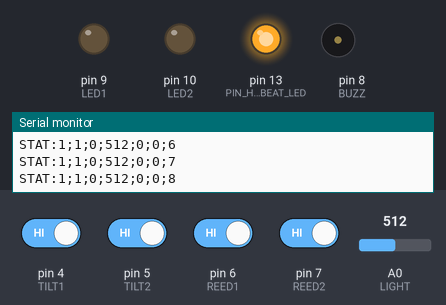
Simulated run of this sketch. Board: Arduino Uno, built with avr-gcc and run on an emulated ATmega328P. Parts: output pins drawn as LEDs (lit = HIGH), buzzer (waves = sounding, pin HIGH), the last lines printed to the serial monitor. Dashed ring = blinking. The inputs (shaded band) are chosen by the test bench; at power-on: pin 4 (TILT1), pin 5 (TILT2), pin 6 (REED1), pin 7 (REED2) HIGH, A0 (LIGHT) = 512.

Above: at 1.2 s.
1.3 s: pin 4 (TILT1) driven LOW
At 3.21 s:
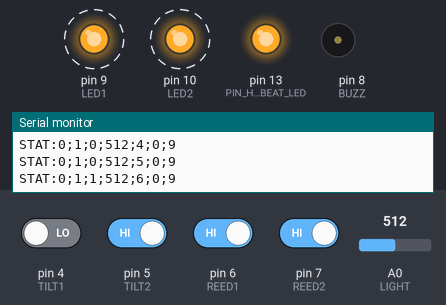
4.3 s: A0 (LIGHT) set to 993
7.3 s: A0 (LIGHT) set to 1009
10.3 s: pin 4 (TILT1) driven HIGH
At 11.4 s:
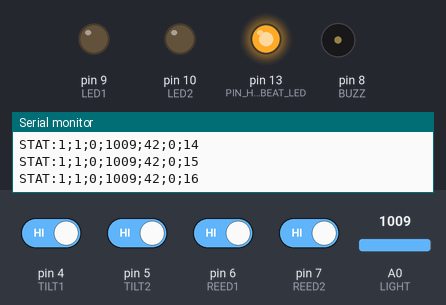
11.8 s: pin 5 (TILT2) driven LOW
At 11.97 s:
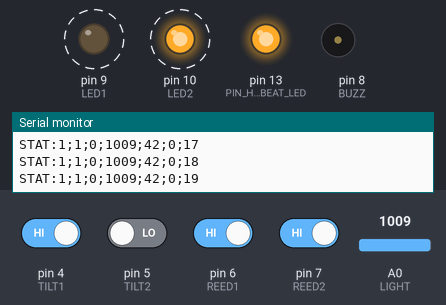
Timing chart, 0 to 15.8 s (numbered marks = the images above; inputs shaded):
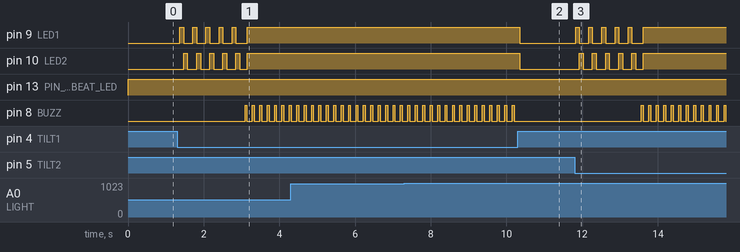

Measured:
- after the input at 1.3 s, pin 9 (LED1): alternates HIGH for 0.10 s and LOW for 0.24 s, 11 changes in all, then stays HIGH, starting after 0.07 s; pin 10 (LED2): alternates HIGH for 0.10 s and LOW for 0.24 s, 11 changes in all, then stays HIGH, starting after 0.17 s; pin 8 (BUZZ): alternates HIGH for 0.05 s and LOW for 0.14 s, starting after 1.8 s
- after the input at 10.3 s, pin 9 (LED1), pin 10 (LED2): HIGH → LOW after 0.05 s; pin 8 (BUZZ): stops changing and stays LOW
- after the input at 11.8 s, pin 9 (LED1): alternates HIGH for 0.10 s and LOW for 0.25 s, 11 changes in all, then stays HIGH, starting at once; pin 10 (LED2): alternates HIGH for 0.10 s and LOW for 0.25 s, 11 changes in all, then stays HIGH, starting after 0.12 s; pin 8 (BUZZ): alternates HIGH for 0.05 s and LOW for 0.15 s, starting after 1.8 s

The sketch:

SmartBackpack.ino
```cpp
/*
   Smart backpack project's firmware for Arduino based sensors management


   Sensors used:

   Created at 4th of March 2017
   by Vilius Kraujutis, Justas Riabovas, Povilas Brazys, Mindaugas Varkalys, Gražina Bočkutė et al.

   # Library dependencies

   # HC-05 BLUETOOTH

    If you want to use AT COMMANDS to configure HC-05 bluetooth module,
    you need to change BLUETOOTH_USE_AT_COMMANDS constant to true.

    You need to bring HC-05 into AT commands mode like this:
      - power off arduino
      - press and hold little button on HC-05 module
      - power on arduino (so it will power on BT module too)
      - wait until red LED on BT module will start flashing every 2s

    Serial should be in 9600 baud rate (although BTSerial will operate in 38400 baud rate).

      Most useful AT commands are
        AT : Ceck the connection.
        AT+NAME : See default name
        AT+ADDR : see default address
        AT+VERSION : See version
        AT+UART : See baudrate
        AT+ROLE: See role of bt module(1=master/0=slave)
        AT+RESET : Reset and exit AT mode
        AT+ORGL : Restore factory settings
        AT+PSWD: see default password

   # CONNECTION Scheme

   See PINS section below to see what actual constants mean

   ## BLUETOOTH
      - Connect the HC-05 TX to Arduino pin PIN_BLUETOOTH_RX.
      - Connect the HC-05 RX to Arduino pin PIN_BLUETOOTH_TX through a voltage divider.
*/


// PINS

#define BLUETOOTH_USE_AT_COMMANDS false
#define PIN_BLUETOOTH_RX 2
#define PIN_BLUETOOTH_TX 3
#define PIN_HEART_BEAT_LED 13

#define TILT1 4
#define TILT2 5
#define REED1 6
#define REED2 7
#define BUZZ 8
#define LED1 9
#define LED2 10
#define LIGHT A0

// INCLUDES

#include <SoftwareSerial.h>

// CONSTANTS

#define LED_BLINK_TIME 60

// VARIABLE INITIALIZATION

SoftwareSerial BTserial(PIN_BLUETOOTH_RX, PIN_BLUETOOTH_TX); // RX | TX // would be good to move to hardware RX/TX pins for better performance

// PRIMITIVE VARIABLES

boolean blinkLED = true;
boolean isButtonPressed = true;

//#define TILTSTAT ((Tilt1Stat == TILTFAIL) || (Tilt2Stat == TILTFAIL))
#define TILTOK  0
#define TILTFAIL 1
#define TILT_ALARM_CNT  5 //Counter of invalid values to start alarm
bool Tilt1Stat, Tilt2Stat, Reed1Stat, Reed2Stat, TiltStat;
long Tilt1Cnt, Tilt2Cnt, TiltOkCnt;
int TiltCnt = 0;

//Serial
String SerRx, BtRx;

//Light sensor
volatile int LSens = 0;
bool LStat;
#define DARK_THRESH 70 //light sensor. Daylight = ~10; Hidden with finger = ~90
#define BRIGHT 1
#define DARK  0

// SETUP

void setup() {
  Serial.begin(9600);
  Serial.println();
  Serial.println("Arduino is ready");
  Serial.println("Remember to select Both NL & CR in the serial monitor");

  // BLUETOOTH - HC-05 default serial speed for AT mode is 38400
  //BTserial.begin(38400); // for AT commands
  BTserial.begin(9600); // for AT commands

  // PIN MODES
  pinMode(TILT1, INPUT_PULLUP);
  pinMode(TILT2, INPUT_PULLUP);
  pinMode(REED1, INPUT_PULLUP);
  pinMode(REED2, INPUT_PULLUP);
  pinMode(PIN_HEART_BEAT_LED, OUTPUT);

  pinMode(BUZZ, OUTPUT);
  pinMode(LED1, OUTPUT);
  pinMode(LED2, OUTPUT);
  digitalWrite(BUZZ, LOW);
  digitalWrite(LED1, LOW);
  digitalWrite(LED2, LOW);

  pinMode(LIGHT, INPUT);
}

// PROGRAM LOOP

void loop() {
  if (BLUETOOTH_USE_AT_COMMANDS) {
    readFromBTserial();
    writeToBTserial();
    return;
  }

  //readButtonValue();
  heartBeatLED(true);

  //******************************************
  //LIGHT sensor
  //******************************************
  LSens = analogRead(LIGHT);
  if (LSens > 50)LStat = DARK;
  else LStat = BRIGHT;

  //******************************************
  //Tilt sensors
  //******************************************
  Tilt1Stat = digitalRead(TILT1);
  Tilt2Stat = digitalRead(TILT2);
  Reed1Stat = digitalRead(REED1);
  Reed2Stat = digitalRead(REED2);

  //******************************************
  // Control LEDS an BUZZ
  //******************************************

  TiltStat = TILTOK;
  if (Tilt1Stat ^ Tilt2Stat) { //sensors status not equal
    //inceremnt failed counters
    if (Tilt1Stat == TILTOK) Tilt1Cnt++;
    else Tilt2Cnt++;

    //Wait for n failed times
    if (TiltCnt >= TILT_ALARM_CNT) {
      BuzzBlink(50);
      LEDSOn();
      TiltStat = TILTFAIL;
    } else {
      TiltCnt++;
      if (LStat == DARK) LEDSBlink(100); //Blink in the dark
    }
  } else { //Sensor status equal
    TiltCnt = 0; //reset failed couter
    TiltOkCnt ++; //increment OK counter
    if (Tilt1Stat == TILTFAIL) { //Both sensors in not tilted, standby
      LEDSOff();
    } else { //Both sensors tilted, operating mode
      if (LStat == DARK) LEDSBlink(100); //Blink in the dark
      else LEDSOff();
    }
  }

  //******************************************
  //Terminal
  //******************************************

  //Print status to BT
  //if (BTserial.available()){
  BTserial.print("STAT:");
  BTserial.print(Tilt1Stat, DEC); BTserial.print(";");
  BTserial.print(Tilt2Stat, DEC); BTserial.print(";");
  BTserial.print(TiltStat, DEC); BTserial.print(";");
  BTserial.print(LSens, DEC); BTserial.print(";");
  BTserial.print(Tilt1Cnt, DEC); BTserial.print(";");
  BTserial.print(Tilt2Cnt, DEC); BTserial.print(";");
  BTserial.print(TiltOkCnt, DEC); BTserial.println();
  //}

  //Print status to terminal
  // if (Serial.available()){
  Serial.print("STAT:");
  Serial.print(Tilt1Stat, DEC); Serial.print(";");
  Serial.print(Tilt2Stat, DEC); Serial.print(";");
  Serial.print(TiltStat, DEC); Serial.print(";");
  Serial.print(LSens, DEC); Serial.print(";");
  Serial.print(Tilt1Cnt, DEC); Serial.print(";");
  Serial.print(Tilt2Cnt, DEC); Serial.print(";");
  Serial.print(TiltOkCnt, DEC); Serial.println();
  //  }

  //Receive data firstly from terminal, then, if no data reveived, from BT
  //do not read commands from COM (commented out)
  //SerRx = Serial.readString();
  //SerRx.remove(SerRx.indexOf("\n"));
  //SerRx.remove(SerRx.indexOf("\r"));
  if (SerRx == "") { //Get command from bluetooth if no command from COM port is received
//    SerRx = BTserial.readString(); // long operation!!!
    SerRx.remove(SerRx.indexOf("\n"));
    SerRx.remove(SerRx.indexOf("\r"));
  }

  //Process datav received command
  if (SerRx == "BUZZ:ON") digitalWrite(BUZZ, HIGH);
  if (SerRx == "BUZZ:OFF") digitalWrite(BUZZ, LOW);
  if (SerRx == "LED1:ON") digitalWrite(LED1, HIGH);
  if (SerRx == "LED1:OFF") digitalWrite(LED1, LOW);
  if (SerRx == "LED2:ON") digitalWrite(LED2, HIGH);
  if (SerRx == "LED2:OFF") digitalWrite(LED2, LOW);
  SerRx = "";

  heartBeatLED(false);
}

char receivedChar;
boolean newData = false;

void LEDSOn() {
  digitalWrite(LED1, HIGH);
  digitalWrite(LED2, HIGH);
}

void LEDSOff() {
  digitalWrite(LED1, LOW);
  digitalWrite(LED2, LOW);
}

void LEDSBlink(int del) {
  digitalWrite(LED1, HIGH);
  delay(del);
  digitalWrite(LED1, LOW);
  digitalWrite(LED2, HIGH);
  delay(del);
  digitalWrite(LED2, LOW);
}


void BuzzOn() {
  digitalWrite(BUZZ, HIGH);
}

void BuzzOff() {
  digitalWrite(BUZZ, LOW);
}
void BuzzBlink(int del) {
  digitalWrite(BUZZ, HIGH);
  delay(del);
  digitalWrite(BUZZ, LOW);
}

void recvOneChar() {
  if (BTserial.available() > 0) {
    receivedChar = BTserial.read();
    newData = true;
  }
}

void showNewData() {
  if (newData == true) {
    Serial.print("This just in ... ");
    Serial.println(receivedChar);
    newData = false;
  }
}


// MAIN METHODS

void heartBeatLED(boolean light) {
  if (light && !blinkLED || isButtonPressed) {
    digitalWrite(PIN_HEART_BEAT_LED, HIGH);
  } else {
    digitalWrite(PIN_HEART_BEAT_LED, LOW);
  }
  delay(LED_BLINK_TIME);
}

String readFromBTserial() {
  String rx;
  // Keep reading from HC-05 and send to Arduino Serial Monitor
  if (BTserial.available()) {
    rx = BTserial.read();
    return rx;
  }
}

void writeToBTserial() {
  // Keep reading from Arduino Serial Monitor and send to HC-05
  if (Serial.available()) {
    BTserial.write(Serial.read());
  }
}

String toPercentage(float value, float maxValue) {
  float p = value / maxValue;
  return String(p * 100) + "%";
}

// READ AND PRINT FROM SENSORS
```
